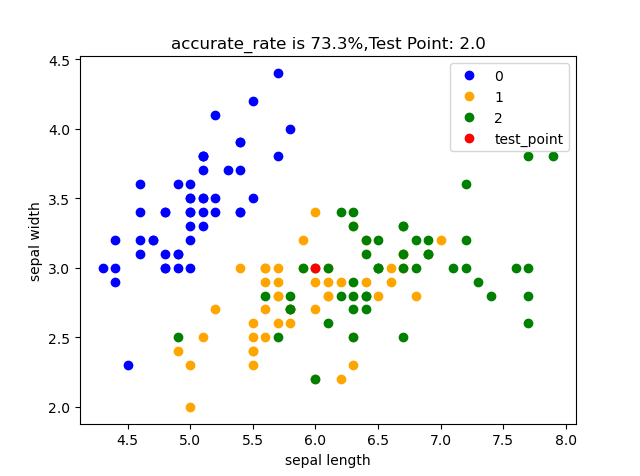

The Python source for this figure:
#Author:XYZ
#Date:2020-09-23

import numpy as np
import pandas as pd
import matplotlib.pyplot as plt
from sklearn.datasets import load_iris
from sklearn.model_selection import train_test_split
from collections import Counter

class K_Nearest_Neighbors:
    def __init__(self, X_train, y_train, n_neighbors=3, p=2):
        """
        parameter: n_neighbors 個点
        parameter: p-ノルム
        """
        self.n_neighbors = n_neighbors
        self.p = p
        self.X_train = X_train
        self.y_train = y_train

    def predict(self, X):

        knn_list = []
        for i in range(self.n_neighbors):
            dist = np.linalg.norm(X - self.X_train[i], ord=self.p)
            knn_list.append((dist, self.y_train[i]))

        for i in range(self.n_neighbors, len(self.X_train)):
            max_index = knn_list.index(max(knn_list, key=lambda x: x[0]))
            dist = np.linalg.norm(X - self.X_train[i], ord=self.p)
            if knn_list[max_index][0] > dist:
                knn_list[max_index] = (dist, self.y_train[i])

        # 統計
        knn = [k[-1] for k in knn_list]

        count = Counter(knn)

        max_count = sorted(count.items(), key=lambda x: x[1])[-1][0]
        return max_count

    def validation(self, X_test, y_test):
        right_count = 0
        for X, y in zip(X_test, y_test):
            label = self.predict(X)
            if label == y:
                right_count += 1
        return right_count / len(X_test)

def load_data():
    iris = load_iris()
    df = pd.DataFrame(iris.data, columns=iris.feature_names)
    df['label'] = iris.target
    df.columns = ['sepal length', 'sepal width', 'petal length', 'petal width', 'label']
    # print(df)
    data = np.array(df.iloc[:, [0, 1, -1]])
    return data


def data_set(data):
    X, y = data[:,:-1], data[:,-1]

    X_train, X_test, y_train, y_test = train_test_split(X, y, test_size=0.2)
    return X_train, X_test, y_train, y_test


def main(test_point):
    data= load_data()
    X_train, X_test, y_train, y_test = data_set(data)

    clf = K_Nearest_Neighbors(X_train, y_train)
    
    accurate_rate = round(clf.validation(X_test, y_test),3)*100

    print(f"accurate_rate is {accurate_rate}%")
    test_point_predict = clf.predict(test_point)
    
    print(f'Test Point: {test_point_predict}')
    
    plt.plot(data[:50, 0], data[:50, 1], 'bo', color='blue', label='0')
    plt.plot(data[50:100, 0], data[50:100, 1], 'bo', color='orange', label='1')
    plt.plot(data[100:, 0], data[100:, 1], 'bo', color='green',label='2')
    plt.plot(test_point[0], test_point[1], 'bo',color='red',label='test_point')
    plt.xlabel('sepal length')
    plt.ylabel('sepal width')
    plt.title(f"accurate_rate is {accurate_rate}%,Test Point: {test_point_predict}")
    plt.legend()
    plt.show()



if __name__ == '__main__':
    test_point = [6.0, 3.0]
    main(test_point)
